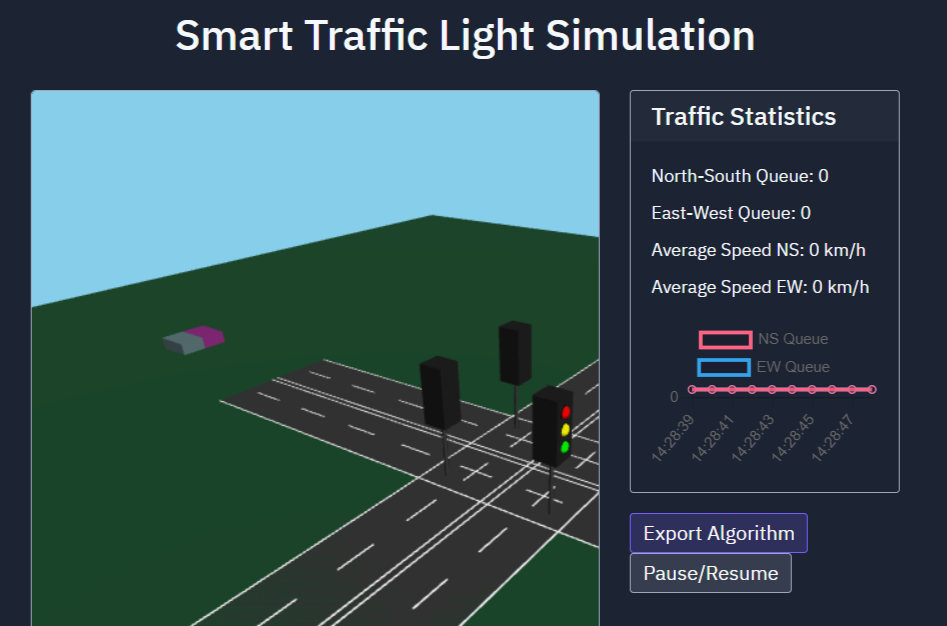
#> input picture image.png, 947 x 626 px
$ python -i app.py   (imports and definitions only)
#> lines starting #> are read from the running program, lines starting #| are printed output that depends on the picture
from flask import Flask, render_template, jsonify, send_file, request
import cv2
import numpy as np
import io
import random

# [1 line not run here, left out]

def detect_vehicles(frame):
    # Initialize background subtractor
    back_sub = cv2.createBackgroundSubtractorMOG2()

    # Apply background subtraction
    fg_mask = back_sub.apply(frame)

    # Find contours
    contours, _ = cv2.findContours(fg_mask, cv2.RETR_EXTERNAL, cv2.CHAIN_APPROX_SIMPLE)

    objects = []
    for contour in contours:
        if cv2.contourArea(contour) > 500:  # Filter small contours
            x, y, w, h = cv2.boundingRect(contour)
            center_x = x + w/2
            center_y = y + h/2

            # Determine direction based on position
            direction = 'north'
            if center_x < frame.shape[1]/3:
                direction = 'west'
            elif center_x > 2*frame.shape[1]/3:
                direction = 'east'
            elif center_y < frame.shape[0]/2:
                direction = 'north'
            else:
                direction = 'south'

            objects.append({
                'direction': direction,
                'position': (center_x, center_y)
            })

    return objects

def calculate_average_speed(objects, directions):
    if not objects:
        return 0

    # Filter objects by direction
    direction_objects = [obj for obj in objects if obj['direction'] in directions]

    # For simplicity, return a normalized value between 0 and 1
    # In a real implementation, this would calculate actual speeds
    return len(direction_objects) / max(len(objects), 1)

def process_camera_frame(frame):
    # Convert to grayscale for motion detection
    gray = cv2.cvtColor(frame, cv2.COLOR_BGR2GRAY)
    # Blur to reduce noise
    blur = cv2.GaussianBlur(gray, (5, 5), 0)

    # Detect moving objects
    objects = detect_vehicles(blur)

    return {
        'northSouth': {
            'count': len([obj for obj in objects if obj['direction'] in ['north', 'south']]),
            'speed': calculate_average_speed(objects, ['north', 'south'])
        },
        'eastWest': {
            'count': len([obj for obj in objects if obj['direction'] in ['east', 'west']]),
            'speed': calculate_average_speed(objects, ['east', 'west'])
        }
    }

# [3 lines that did not run here, left out]

# [7 lines that did not run here, left out]

# [37 lines that did not run here, left out]

# [15 lines that did not run here, left out]

# [11 lines that did not run here, left out]


# [2 lines not run here, left out]

>>> import cv2
>>> picture = cv2.imread('image.png')
#> picture is the input picture: shape (626, 947, 3); mean B, G, R 83.7, 77.9, 53.8
>>> result = process_camera_frame(picture)
#> in process_camera_frame, `gray = cv2.cvtColor(frame, cv2.COLOR_BGR2GRAY)`:
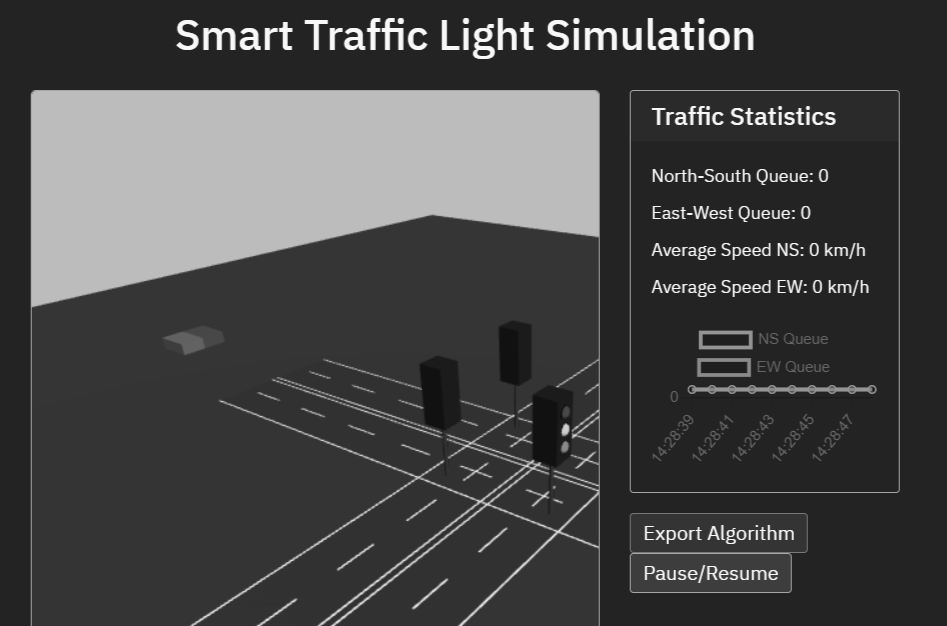
#> gray: shape (626, 947); min 14, max 252, mean 71.5
#> in detect_vehicles, `fg_mask = back_sub.apply(frame)`: fg_mask: shape (626, 947); every value is 127
#> in detect_vehicles, `contours, _ = cv2.findContours(fg_mask, cv2.RETR_EXTERNAL, cv2.CHAIN_A..`: contours = [[[0, 0], [0, 625], [946, 625], [946, 0]]]
#> the loop in detect_vehicles, `for contour in contours:` made 1 pass
#> (contour, x, y, w, h, center_x, center_y, direction) on pass 1: ([[0, 0], [0, 625], [946, 625], [946, 0]], 0, 0, 947, 626, 473.5, 313, 'south')
#> after the loop in detect_vehicles, `for contour in contours:`: objects = 1 item
#> result = 2 items
